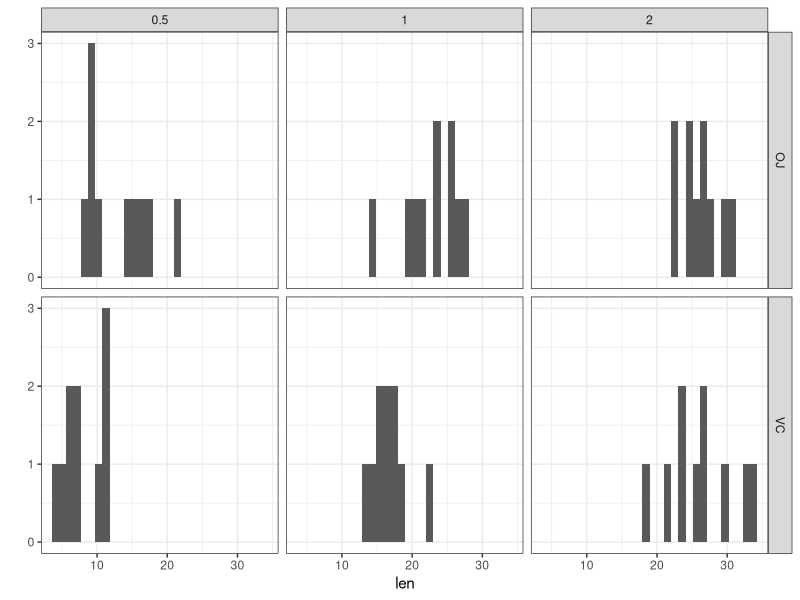
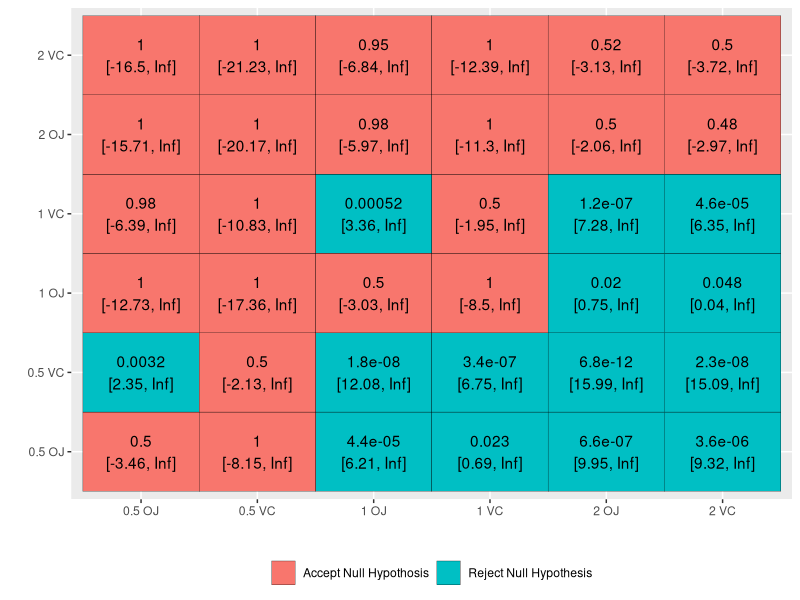

The R script that drew these images, in order:
## ---- chunk 1
library(knitr)
library(ggplot2)
library(dplyr)
library(datasets)
opts_chunk$set(message=FALSE, warning=FALSE, echo=TRUE, eval=TRUE)

## ---- chunk 2
kable(group_by(ToothGrowth, supp, dose) %>% 
          summarize(mean.length=mean(len), sd.length=round(sd(len), 2), min.length=min(len), max.length=max(len), observations=length(len)))
## ---- chunk 3
qplot(data=ToothGrowth, x=len) + facet_grid(supp~dose) + theme_bw()
## ---- chunk 4
brief_t.test <- function(x, y)
{
    results <- t.test(x, y, alternative="greater")
    print(paste("p-value =", results$p.value))
    print(paste("95% confidence interval: ", results$conf.int[1], "to", results$conf.int[2]))
}
## ---- chunk 5
lengths_0.5 <- filter(ToothGrowth, dose == 0.5)$len
lengths_1.0 <- filter(ToothGrowth, dose == 1.0)$len
lengths_2.0 <- filter(ToothGrowth, dose == 2.0)$len
## ---- chunk 6
brief_t.test(lengths_1.0, lengths_0.5)
## ---- chunk 7
brief_t.test(lengths_2.0, lengths_0.5)
## ---- chunk 8
brief_t.test(lengths_2.0, lengths_1.0)
## ---- chunk 9
lengths_OJ <- filter(ToothGrowth, supp == "OJ")$len
lengths_VC <- filter(ToothGrowth, supp == "VC")$len
## ---- chunk 10
brief_t.test(lengths_OJ, lengths_VC)
## ---- chunk 11
groupedLengths <- group_by(ToothGrowth, dose, supp) %>%
    do(lengths=.$len) %>%
    mutate(merge.col="merge.here")

df_t.test <- function(df)
{
    l1 <- df$lengths.x
    l2 <- df$lengths.y
    results <- t.test(l1[[1]], l2[[1]], alternative="greater")
    data.frame(p.value=results$p.value, lower=results$conf.int[1], upper=results$conf.int[2],
	result=paste(signif(results$p.value, 2), paste0("[", round(results$conf.int[1], 2), ", ", round(results$conf.int[2], 2), "]" ), sep="\n"))
}

t.tests <- merge(groupedLengths, groupedLengths, by="merge.col") %>%
    group_by(dose.x, supp.x, dose.y, supp.y) %>%
    do(df_t.test(.)) %>%
    mutate(label.x=paste(dose.x, supp.x), label.y=paste(dose.y, supp.y), conclusion=ifelse(lower > 0 & p.value < 0.05, "Reject Null Hypothesis","Accept Null Hypothosis"))

ggplot(data=t.tests, aes(x=label.x, y=label.y)) + 
    geom_tile(aes(fill=conclusion), colour="black") + 
    geom_text(aes(label=result)) + 
    xlab("") + ylab("") + theme(legend.position="bottom", legend.title=element_blank())


